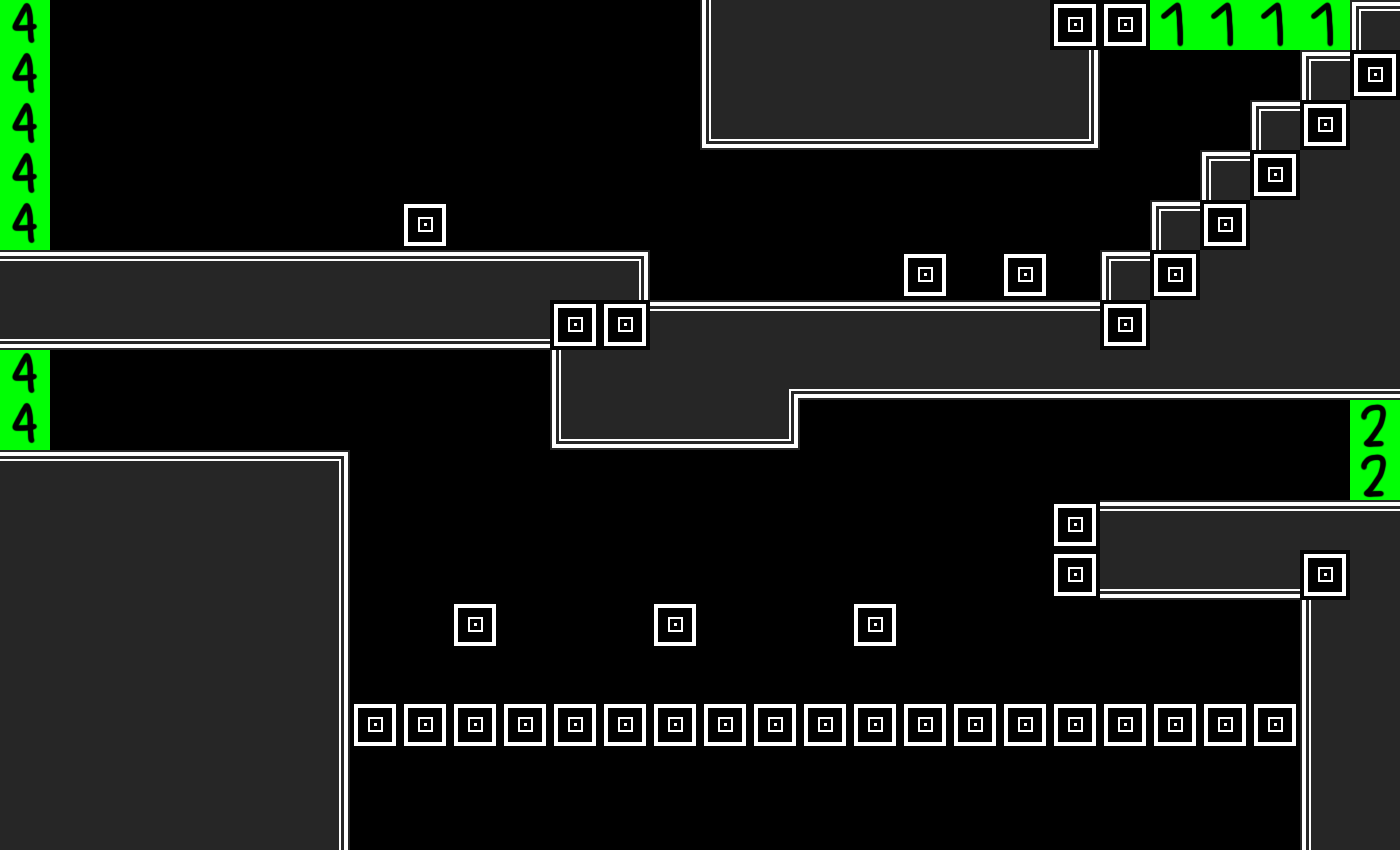

Tiled map render using the project's own tile images. Description and the whole map definition, tile-layer contents included, below:
An orthogonal 28x17 tile map with 50x50 px tiles, 1 tile layer (tiles) and 41 objects.

<map version="1.10" tiledversion="1.11.2" orientation="orthogonal" renderorder="right-down" width="28" height="17" tilewidth="50" tileheight="50" infinite="0" nextlayerid="3" nextobjectid="56">
 <tileset firstgid="1" source="map03.tsx" />
 <layer id="1" name="tiles" width="28" height="17">
  <data encoding="csv">
28,0,0,0,0,0,0,0,0,0,0,0,0,0,3,11,11,11,11,11,11,5,5,25,25,25,25,6,
28,0,0,0,0,0,0,0,0,0,0,0,0,0,3,11,11,11,11,11,11,4,0,0,0,0,6,5,
28,0,0,0,0,0,0,0,0,0,0,0,0,0,16,13,13,13,13,13,13,15,0,0,0,6,5,11,
28,0,0,0,0,0,0,0,0,0,0,0,0,0,0,0,0,0,0,0,0,0,0,0,6,5,11,11,
28,0,0,0,0,0,0,0,5,0,0,0,0,0,0,0,0,0,0,0,0,0,0,6,5,11,11,11,
12,12,12,12,12,12,12,12,12,12,12,12,7,0,0,0,0,0,5,0,5,0,6,5,11,11,11,11,
13,13,13,13,13,13,13,13,13,13,13,5,5,12,12,12,12,12,12,12,12,12,5,11,11,11,11,11,
28,0,0,0,0,0,0,0,0,0,0,3,11,11,11,14,13,13,13,13,13,13,13,13,13,13,13,13,
28,0,0,0,0,0,0,0,0,0,0,16,13,13,13,15,0,0,0,0,0,0,0,0,0,0,0,26,
12,12,12,12,12,12,7,0,0,0,0,0,0,0,0,0,0,0,0,0,0,0,0,0,0,0,0,26,
11,11,11,11,11,11,4,0,0,0,0,0,0,0,0,0,0,0,0,0,0,5,12,12,12,12,12,12,
11,11,11,11,11,11,4,0,0,0,0,0,0,0,0,0,0,0,0,0,0,5,13,13,13,13,5,11,
11,11,11,11,11,11,4,0,0,5,0,0,0,5,0,0,0,5,0,0,0,0,0,0,0,0,3,11,
11,11,11,11,11,11,4,0,0,0,0,0,0,0,0,0,0,0,0,0,0,0,0,0,0,0,3,11,
11,11,11,11,11,11,4,5,5,5,5,5,5,5,5,5,5,5,5,5,5,5,5,5,5,5,3,11,
11,11,11,11,11,11,4,0,0,0,0,0,0,0,0,0,0,0,0,0,0,0,0,0,0,0,3,11,
11,11,11,11,11,11,4,0,0,0,0,0,0,0,0,0,0,0,0,0,0,0,0,0,0,0,3,11
</data>
 </layer>
 <objectgroup id="2" name="spike-normal" class="spike">
  <object id="1" gid="17" x="400" y="200" width="50" height="50" />
  <object id="7" gid="19" x="550" y="500" width="50" height="50" />
  <object id="8" gid="19" x="600" y="500" width="50" height="50" />
  <object id="9" gid="19" x="650" y="500" width="50" height="50" />
  <object id="10" gid="19" x="750" y="500" width="50" height="50" />
  <object id="11" gid="19" x="700" y="500" width="50" height="50" />
  <object id="12" gid="18" x="350" y="500" width="50" height="50" />
  <object id="13" gid="18" x="350" y="550" width="50" height="50" />
  <object id="14" gid="18" x="350" y="600" width="50" height="50" />
  <object id="15" gid="18" x="350" y="650" width="50" height="50" />
  <object id="16" gid="18" x="350" y="650" width="50" height="50" />
  <object id="17" gid="18" x="350" y="700" width="50" height="50" />
  <object id="18" gid="17" x="400" y="700" width="50" height="50" />
  <object id="19" gid="17" x="450" y="700" width="50" height="50" />
  <object id="20" gid="17" x="550" y="700" width="50" height="50" />
  <object id="21" gid="17" x="600" y="700" width="50" height="50" />
  <object id="22" gid="17" x="650" y="700" width="50" height="50" />
  <object id="23" gid="17" x="500" y="700" width="50" height="50" />
  <object id="24" gid="17" x="700" y="700" width="50" height="50" />
  <object id="25" gid="17" x="750" y="700" width="50" height="50" />
  <object id="26" gid="17" x="850" y="700" width="50" height="50" />
  <object id="27" gid="17" x="850" y="700" width="50" height="50" />
  <object id="28" gid="17" x="900" y="700" width="50" height="50" />
  <object id="29" gid="17" x="950" y="700" width="50" height="50" />
  <object id="30" gid="17" x="800" y="700" width="50" height="50" />
  <object id="31" gid="17" x="1050" y="700" width="50" height="50" />
  <object id="32" gid="17" x="1000" y="700" width="50" height="50" />
  <object id="33" gid="17" x="1100" y="700" width="50" height="50" />
  <object id="34" gid="17" x="1150" y="700" width="50" height="50" />
  <object id="35" gid="17" x="1200" y="700" width="50" height="50" />
  <object id="36" gid="17" x="1200" y="700" width="50" height="50" />
  <object id="37" gid="17" x="1250" y="700" width="50" height="50" />
  <object id="38" gid="20" x="1000" y="600" width="50" height="50" />
  <object id="40" gid="20" x="1000" y="550" width="50" height="50" />
  <object id="41" gid="17" x="1150" y="500" width="50" height="50" />
  <object id="42" x="2030.5" y="-278.833" width="83" height="19">
   <text wrap="1">Hello World</text>
  </object>
  <object id="51" gid="17" x="650" y="300" width="50" height="50" />
  <object id="52" gid="17" x="700" y="300" width="50" height="50" />
  <object id="53" gid="17" x="750" y="300" width="50" height="50" />
  <object id="54" gid="17" x="900" y="250" width="50" height="50" />
  <object id="55" gid="17" x="1000" y="250" width="50" height="50" />
 </objectgroup>
</map>
